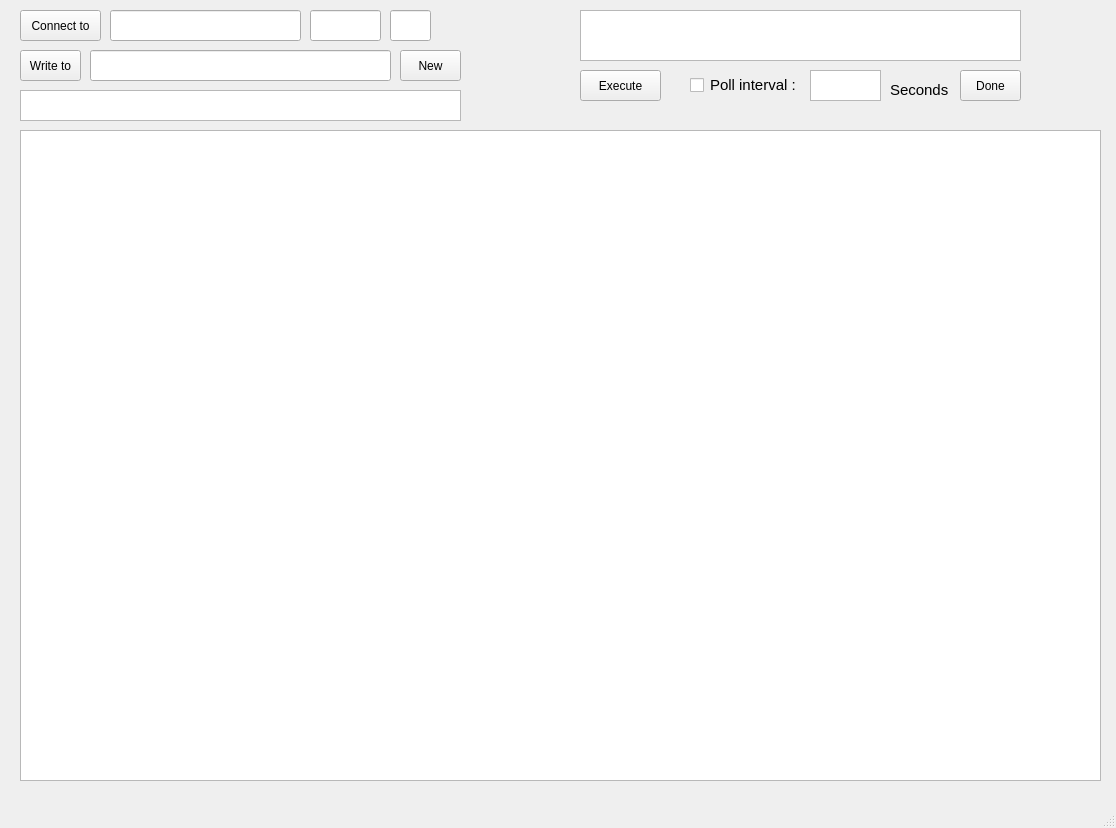
<?xml version="1.0" encoding="UTF-8"?>
<ui version="4.0">
 <class>MainWindow</class>
 <widget class="QMainWindow" name="MainWindow">
  <property name="geometry">
   <rect>
    <x>0</x>
    <y>0</y>
    <width>1116</width>
    <height>828</height>
   </rect>
  </property>
  <property name="windowTitle">
   <string>MainWindow</string>
  </property>
  <widget class="QWidget" name="centralwidget">
   <widget class="QPushButton" name="pushButton">
    <property name="geometry">
     <rect>
      <x>400</x>
      <y>50</y>
      <width>61</width>
      <height>31</height>
     </rect>
    </property>
    <property name="text">
     <string>New</string>
    </property>
   </widget>
   <widget class="QPushButton" name="pushButton_2">
    <property name="geometry">
     <rect>
      <x>20</x>
      <y>50</y>
      <width>61</width>
      <height>31</height>
     </rect>
    </property>
    <property name="text">
     <string>Write to</string>
    </property>
   </widget>
   <widget class="QPushButton" name="pushButton_4">
    <property name="geometry">
     <rect>
      <x>20</x>
      <y>10</y>
      <width>81</width>
      <height>31</height>
     </rect>
    </property>
    <property name="text">
     <string>Connect to</string>
    </property>
   </widget>
   <widget class="QLineEdit" name="lineEdit">
    <property name="geometry">
     <rect>
      <x>110</x>
      <y>10</y>
      <width>191</width>
      <height>31</height>
     </rect>
    </property>
   </widget>
   <widget class="QLineEdit" name="lineEdit_2">
    <property name="geometry">
     <rect>
      <x>310</x>
      <y>10</y>
      <width>71</width>
      <height>31</height>
     </rect>
    </property>
   </widget>
   <widget class="QLineEdit" name="lineEdit_3">
    <property name="geometry">
     <rect>
      <x>390</x>
      <y>10</y>
      <width>41</width>
      <height>31</height>
     </rect>
    </property>
   </widget>
   <widget class="QLineEdit" name="lineEdit_4">
    <property name="geometry">
     <rect>
      <x>90</x>
      <y>50</y>
      <width>301</width>
      <height>31</height>
     </rect>
    </property>
   </widget>
   <widget class="QListView" name="listView">
    <property name="geometry">
     <rect>
      <x>20</x>
      <y>90</y>
      <width>441</width>
      <height>31</height>
     </rect>
    </property>
   </widget>
   <widget class="QPushButton" name="pushButton_5">
    <property name="geometry">
     <rect>
      <x>580</x>
      <y>70</y>
      <width>81</width>
      <height>31</height>
     </rect>
    </property>
    <property name="text">
     <string>Execute</string>
    </property>
   </widget>
   <widget class="QGraphicsView" name="graphicsView">
    <property name="geometry">
     <rect>
      <x>20</x>
      <y>130</y>
      <width>1081</width>
      <height>651</height>
     </rect>
    </property>
   </widget>
   <widget class="QListView" name="listView_2">
    <property name="geometry">
     <rect>
      <x>580</x>
      <y>10</y>
      <width>441</width>
      <height>51</height>
     </rect>
    </property>
   </widget>
   <widget class="QPushButton" name="pushButton_3">
    <property name="geometry">
     <rect>
      <x>960</x>
      <y>70</y>
      <width>61</width>
      <height>31</height>
     </rect>
    </property>
    <property name="text">
     <string>Done</string>
    </property>
   </widget>
   <widget class="QTextEdit" name="textEdit">
    <property name="geometry">
     <rect>
      <x>810</x>
      <y>70</y>
      <width>71</width>
      <height>31</height>
     </rect>
    </property>
   </widget>
   <widget class="QLabel" name="label_2">
    <property name="geometry">
     <rect>
      <x>890</x>
      <y>80</y>
      <width>71</width>
      <height>21</height>
     </rect>
    </property>
    <property name="text">
     <string>&lt;html&gt;&lt;head/&gt;&lt;body&gt;&lt;p&gt;&lt;span style=&quot; font-size:11pt;&quot;&gt;Seconds&lt;/span&gt;&lt;/p&gt;&lt;/body&gt;&lt;/html&gt;</string>
    </property>
    <property name="textFormat">
     <enum>Qt::RichText</enum>
    </property>
    <property name="scaledContents">
     <bool>true</bool>
    </property>
   </widget>
   <widget class="QCheckBox" name="checkBox">
    <property name="geometry">
     <rect>
      <x>690</x>
      <y>70</y>
      <width>21</width>
      <height>31</height>
     </rect>
    </property>
    <property name="text">
     <string/>
    </property>
   </widget>
   <widget class="QLabel" name="label_3">
    <property name="geometry">
     <rect>
      <x>710</x>
      <y>70</y>
      <width>91</width>
      <height>31</height>
     </rect>
    </property>
    <property name="text">
     <string>&lt;html&gt;&lt;head/&gt;&lt;body&gt;&lt;p&gt;&lt;span style=&quot; font-size:11pt;&quot;&gt;Poll interval : &lt;/span&gt;&lt;/p&gt;&lt;/body&gt;&lt;/html&gt;</string>
    </property>
    <property name="textFormat">
     <enum>Qt::RichText</enum>
    </property>
    <property name="scaledContents">
     <bool>true</bool>
    </property>
   </widget>
  </widget>
  <widget class="QMenuBar" name="menubar">
   <property name="geometry">
    <rect>
     <x>0</x>
     <y>0</y>
     <width>1116</width>
     <height>21</height>
    </rect>
   </property>
  </widget>
  <widget class="QStatusBar" name="statusbar"/>
 </widget>
 <resources/>
 <connections/>
</ui>
